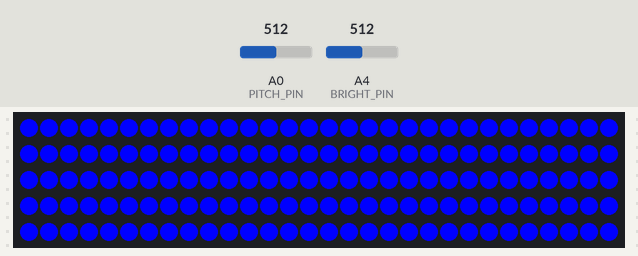
A sketch run on a simulated Arduino Uno, built with avr-gcc and run on an emulated ATmega328P. Parts: 150 RGB LEDs in strip order, left to right, continuing on the next row. Inputs (shaded band) come from the test bench; at power-on: A0 (PITCH_PIN) = 512, A4 (BRIGHT_PIN) = 512. Dim RGB values are drawn brighter than linear; colours are those a GRB WS2812 strip shows for the declared byte order.

Above: at 1.2 s.
1.3 s: A0 (PITCH_PIN) set to 306
At 1.76 s:
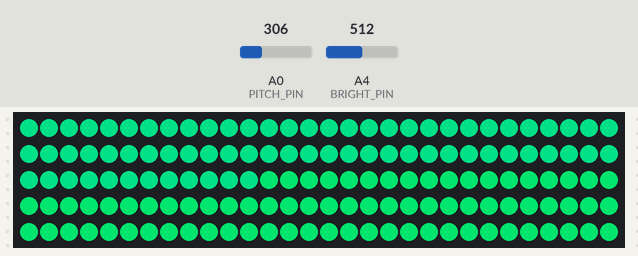
3.7 s: A0 (PITCH_PIN) set to 122
At 3.99 s:
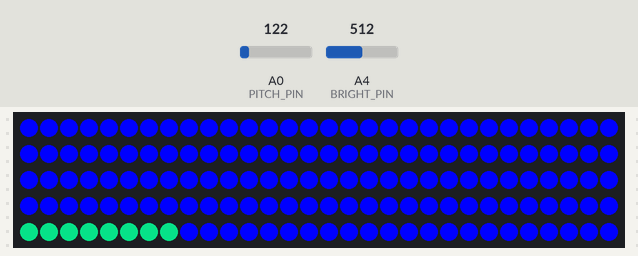
5.3 s: A0 (PITCH_PIN) set to 40
7.1 s: A0 (PITCH_PIN) set to 306
At 9.69 s:
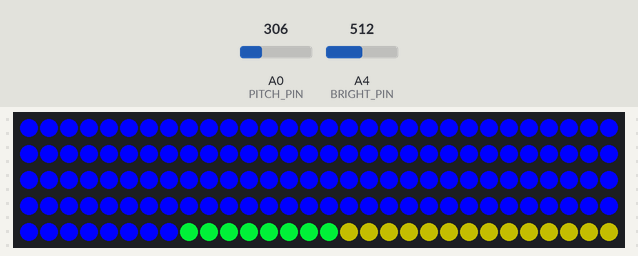
10.1 s: A0 (PITCH_PIN) set to 511
At 12.04 s:
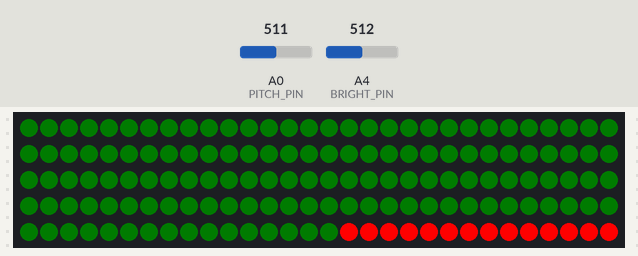
13.1 s: A0 (PITCH_PIN) set to 122
At 13.84 s:
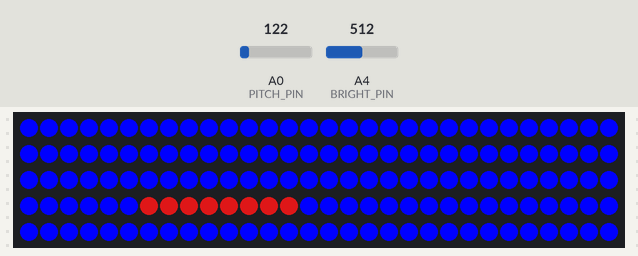
Timing chart, 0 to 16.1 s (numbered marks = the images above; inputs shaded):
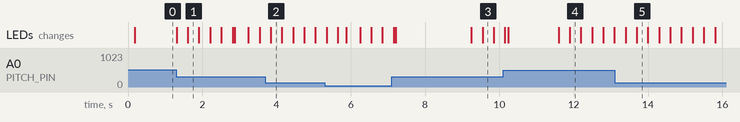

Measured:
- after the input at 1.3 s, the LEDs: first change at once (image 1 shows a later state)
- after the input at 3.7 s, the LEDs: change after 0.14 s (image 2)
- after the input at 10.1 s, the LEDs: first differ from a run without the input after 0.13 s (image 4 shows a later state)
- after the input at 13.1 s, the LEDs: first change after 0.30 s (image 5 shows a later state)

The sketch:

DEVON_code.ino
```cpp
/**
 * LED Music Visualizer
 * by Devon Crawford
 * using the FastLED library: http://fastled.io/
 * April 22, 2018
 * Watch the video: https://youtu.be/lU1GVVU9gLU
 */
#include "FastLED.h"

#define NUM_LEDS 150        // How many leds in your strip?
#define updateLEDS 8        // How many do you want to update every millisecond?
#define COLOR_SHIFT 180000  // Time for colours to shift to a new spectrum (in ms)
CRGB leds[NUM_LEDS];        // Define the array of leds
CRGB temp[NUM_LEDS];        // Define array for preset lights

// Define the digital I/O PINS..
#define DATA_PIN 6          // led data transfer
#define PITCH_PIN 0         // pitch input from frequency to voltage converter
#define BRIGHT_PIN 4        // brightness input from amplified audio signal

// Don't touch these, internal color variation variables
unsigned long setTime = COLOR_SHIFT;
int mulC = 2;

int maximum = 0;
int minimum = 50;
int countmax = 0;
int countmin = 0;

// Define color structure for rgb
struct color {
  int r;
  int g;
  int b;
};
typedef struct color Color;

void setup() {
    Serial.begin(9600);
    FastLED.addLeds<WS2812, DATA_PIN>(leds, NUM_LEDS);
    pinMode(A0, INPUT);
    pinMode(A4, INPUT);

    for(int i = 0; i < NUM_LEDS; i++)
    {
    if(i < NUM_LEDS/2)
    {
      int green = 255 * setLeds(i);
      leds[i] = CRGB(green,0,255-green);
      temp[i] = CRGB(green,0,255-green);
    }
    else
    {
      int green = 255 * setLeds((int)(i-(NUM_LEDS/2)));
      leds[i] = CRGB(255-green,green,0);
      temp[i] = CRGB(255-green,green,0);
    }
  }
  FastLED.show();
    FastLED.show();
}

void loop() {

  // Shift all LEDs to the right by updateLEDS number each time
  for(int i = NUM_LEDS - 1; i >= updateLEDS; i--) {
    leds[i] = leds[i - updateLEDS];
  }

  // Get the pitch and brightness to compute the new color
  int newPitch = (analogRead(PITCH_PIN));
  int bright = analogRead(BRIGHT_PIN);
  CRGB nc = pitchConv(newPitch, bright);

  // Set the left most updateLEDs with the new color
  for(int i = 0; i < updateLEDS; i++) {
    leds[i] = CRGB(nc.r, nc.g, nc.b);
  }
  FastLED.show();

  //printColor(nc);
  delay(1);
}

/**
 * Converts the analog brightness reading into a percentage
 * 100% brightness is 614.. about 3 volts based on frequency to voltage converter circuit
 * The resulting percentage can simply be multiplied on the rgb values when setting our colors,
 * for example black is (0,0,0) so when volume is off we get 0v and all colors are black (leds are off)
 */
double convBrightness(int b) {
  double c = b / 614.0000;
  if( c < 0.05 ) {
    c = 0;
  }
  if( c >= 0.05 && c < 0.2) {
    c = c * 1.5;
  }
  else if(c > 1) {
    c = 1.00;
  }
  return c;
}

/**
 * Creates a new color from pitch and brightness readings
 * int p         analogRead(pitch) representing the voltage between 0 and 5 volts
 * double b      analogRead(brightness) representing volume of music for LED brightness
 * returns Color structure with rgb values, which appear synced to the music
 */
CRGB pitchConv(int p, int b) {
  Color c;
  double bright = convBrightness(b);

  int loc = findLoc(p);
  return temp[loc];
}

int findLoc(int pitch)
{
  if(pitch < minimum)
  {
    minimum=pitch;
  }
  else if(countmin == 20)
  {
    minimum = minimum + 20;
    countmin = 0;
  }
  if(pitch > maximum)
  {
    maximum=pitch;
  }
  else if(countmax == 20)
  {
    maximum = maximum - 20 ;
    countmax = 0;
  }
  countmax++;
  countmin++;
  double p = pitch;
  return (p-minimum)*NUM_LEDS/(maximum-minimum);
}

double setLeds(int i)
{
  double x = i;
  return 2*x/NUM_LEDS;
}

void setColor(Color *c, int r, int g, int b) {
  c->r = r;
  c->g = g;
  c->b = b;
}

// Prints color structure data
void printColor(Color c) {
  Serial.print("( ");
  Serial.print(c.r);
  Serial.print(", ");
  Serial.print(c.g);
  Serial.print(", ");
  Serial.print(c.b);
  Serial.println(" )");
}
```
